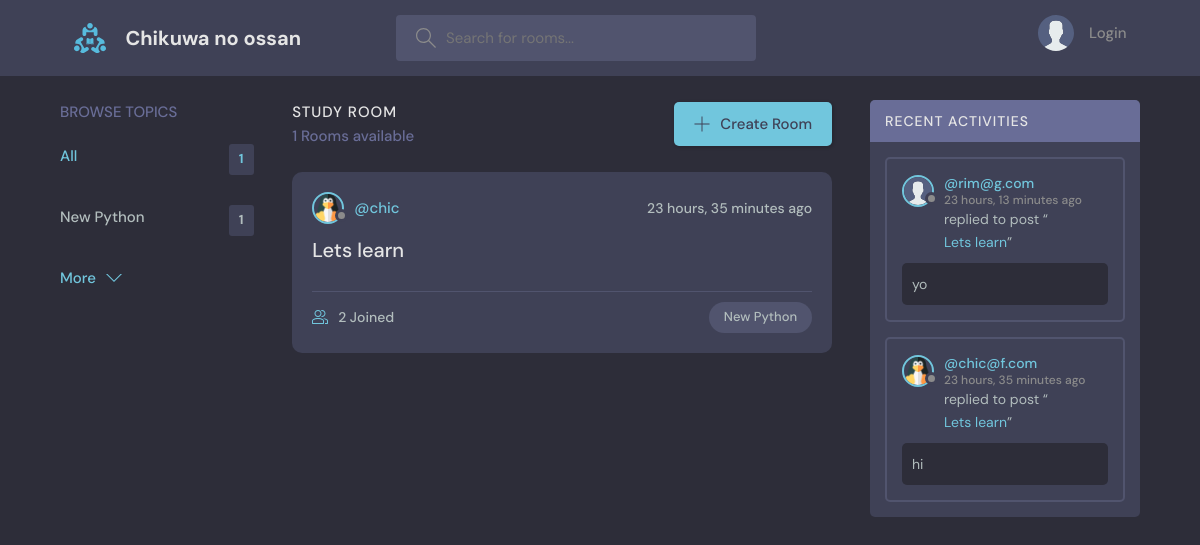
The page / on the database its author committed.
### base/models.py (models this page shows, shortened)
class Topic(models.Model):
    name = models.CharField(max_length=100)

class Room(models.Model):
    host = models.ForeignKey(User, on_delete=models.SET_NULL, null=True)
    topic = models.ForeignKey(Topic, on_delete=models.SET_NULL, null=True)
    participants = models.ManyToManyField(User, related_name="participants", blank=True)
    name = models.CharField(max_length=100)
    description = models.TextField(null=True, blank=True)
    created = models.DateTimeField(auto_now_add=True)
    updated = models.DateTimeField(auto_now=True)
    class Meta:
        ordering = ['-updated', '-created']
    def __str__(self):
        return self.name

class User(AbstractUser):
    name = models.CharField(max_length=200, null=True)
    email = models.EmailField(unique=True, null=True)
    bio = models.TextField(null=True)
    avatar = models.ImageField(null=True, default="avatar.svg")
    USERNAME_FIELD = 'email'
    REQUIRED_FIELDS = []

class Message(models.Model):
    user = models.ForeignKey(User, on_delete=models.CASCADE)
    room = models.ForeignKey(Room, on_delete=models.CASCADE)
    body = models.TextField()
    created = models.DateTimeField(auto_now_add=True)
    updated = models.DateTimeField(auto_now=True)
    class Meta:
        ordering = ['-updated', '-created']
    def __str__(self):
        return self.body[0:25]

### base/views.py (the view)
# urls.py: path('', views.home, name='home'),
def home(request):
    queryString = request.GET.get('q') if request.GET.get('q') != None else ''
    rooms = Room.objects.filter(
        Q(topic__name__icontains=queryString) |
        Q(name__icontains=queryString)
    )
    topic = Topic.objects.all()[0:5]
    room_count = rooms.count()
    room_messages = Message.objects.filter(
        Q(room__topic__name__icontains=queryString)
    )
    context = {'rooms': rooms, 'topics': topic, 'room_count': room_count, 'room_messages': room_messages}
    return render(request, 'base/home.html', context)

### base/templates/base/home.html (shortened to what this page needs)
{% extends 'main.html' %}
{% block content %}
<main class="layout layout--3">
  <div class="container">
    {% include 'base/topic_component.html' %}
    <div class="roomList">
      <div class="roomList__header">
        <div>
          <h2>Study Room</h2>
          <p>{{room_count}} Rooms available</p>
        </div>
        <a class="btn btn--main" href="{% url 'createRoom' %}">
          <svg version="1.1" xmlns="http://www.w3.org/2000/svg" width="32" height="32" viewBox="0 0 32 32">
            <title>add</title>
            <path
              d="M16.943 0.943h-1.885v14.115h-14.115v1.885h14.115v14.115h1.885v-14.115h14.115v-1.885h-14.115v-14.115z">
            </path>
          </svg>
          Create Room
        </a>
      </div>
      {% include 'base/feed_component.html' %}
    </div>
    {% include 'base/activity_component.html' %}
  </div>
</main>
{% endblock content %}

### base/templates/base/topic_component.html
<div class="topics">
    <div class="topics__header">
        <h2>Browse Topics</h2>
    </div>
    <ul class="topics__list">
        <li>
            <a href="{% url 'home' %}" class="active">All <span>{{topics.count}}</span></a>
        </li>
        {% for top in topics %}
        <li>
            <a href="{% url 'home' %}?q={{top.name}}">{{top.name}} <span>{{top.room_set.all.count}}</span></a>
        </li>
        {% endfor %}
    </ul>
    <a class="btn btn--link" href="{% url 'viewTopics' %}">
        More
        <svg version="1.1" xmlns="http://www.w3.org/2000/svg" width="32" height="32" viewBox="0 0 32 32">
            <title>chevron-down</title>
            <path d="M16 21l-13-13h-3l16 16 16-16h-3l-13 13z"></path>
        </svg>
    </a>
</div>

### base/templates/base/feed_component.html (shortened to what this page needs)
{% for room in rooms %}
<div class="roomListRoom">
    <div class="roomListRoom__header">
        <a href="{% url 'userProfile' room.host.id %}" class="roomListRoom__author">
            <div class="avatar avatar--small">
                <img src="{{room.host.avatar.url}}" />
            </div>
            <span>@{{room.host.username}}</span>
        </a>
        <div class="roomListRoom__actions">
            <span>{{room.created|timesince}} ago</span>
        </div>
    </div>
    <div class="roomListRoom__content">
        <a href="{% url 'room' room.id %}">{{room.name}}</a>
    </div>
    <div class="roomListRoom__meta">
        <a href="{% url 'room' room.id %}" class="roomListRoom__joined">
            {{room.participants.all.count}} Joined
        </a>
        <p class="roomListRoom__topic">{{room.topic.name}}</p>
    </div>
</div>
{% endfor %}

### base/templates/base/activity_component.html (shortened to what this page needs)
<div class="activities">
    <div class="activities__header">
        <h2>Recent Activities</h2>
    </div>
    {% for message in room_messages %}
    <div class="activities__box">
        <div class="activities__boxHeader roomListRoom__header">
            <a href="{% url 'userProfile' message.user.id %}" class="roomListRoom__author">
                <div class="avatar avatar--small">
                    <img src="{{message.user.avatar.url}}" />
                </div>
                <p>
                    @{{message.user}}
                    <span>{{message.created|timesince}} ago</span>
                </p>
            </a>
        </div>
        <div class="activities__boxContent">
            <p>replied to post “<a href="{% url 'room' message.room.id %}">{{message.room}}</a>”</p>
            <div class="activities__boxRoomContent">
                {{message}}
            </div>
        </div>
    </div>
    {% endfor %}
</div>

### rows shown on the page
Topic: name "New Python", room_set.all.count "1"
Room: host.avatar (picture), host.username "chic", created "23 hours, 35 minutes", name "Lets learn", participants.all.count "2", topic.name "New Python"
Message: user.avatar (placeholder picture), user "rim@g.com", created "23 hours, 13 minutes", room "Lets learn", body "yo"
Message: user.avatar (picture), user "chic@f.com", created "23 hours, 35 minutes", room "Lets learn", body "hi"

### other values the page prints
{{ topics.count }} "1"
{{ room_count }} "1"
